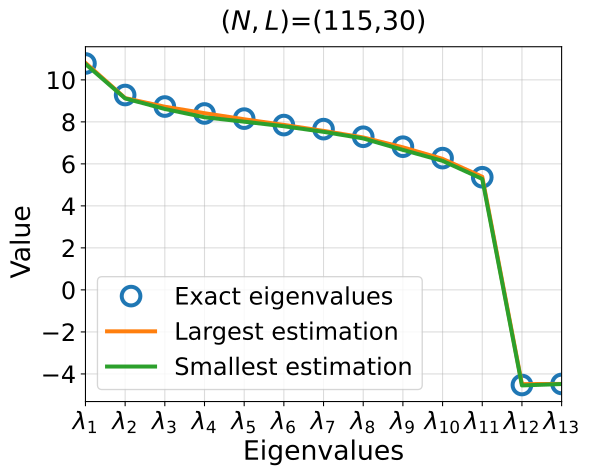

Write Python code to recreate this figure.
import networkx as nx
import seaborn as sns
import matplotlib.pyplot as plt
import numpy as np
from collections import Counter
from sklearn.metrics import accuracy_score
import time
from sklearn.cluster import KMeans
import math
import sys
import os
from scipy.linalg import qr

# getting the name of the directory where the this file is present.
current = os.path.dirname(os.path.realpath(__file__))
print(current)
# Getting the parent directory name where the current directory is present.
parent = os.path.dirname(current)
# adding the parent directory to the sys.path.
sys.path.append(parent)

from load_datasets import karate_club,dolphins,football,polbooks
from utils import eign_computing,SSBM,plot_heatmap,OrderedLabelEncoder,plot_heatmap_triangle,construct_DS_matrix

def check_sign(w2_pre,w2):
    eigen_sign = np.sign(w2_pre) == np.sign(w2)
    eigen_sign = eigen_sign.astype(int)
    eigen_sign[eigen_sign==0] = -1
    # print(eigen_sign)
    return eigen_sign

def Noisy_PM_K2(A,W,L,T,n,w1_t,w2_t):
    # initialization       
    # Power method
    w1 = w1_t.copy()
    w2 = w2_t.copy()
    for t in range(T):
        # calculate u_1 (A u_1)^H u'
        w1 = np.matmul(A,w1)   # A*u1
        lambda1_2 = w1*w1
        for round in range(L):
            lambda1_2 = np.matmul(W,lambda1_2)
        w1 = w1 / np.sqrt(n*lambda1_2)
        lambda1 = np.sqrt(n*lambda1_2)
        
    for t in range(T):
        # compute lambda*u_1*u_1^H u_2
        temp = w1*w2  # element-wise multiplication
        # gossip with DS weight matrix
        for round in range(L):
            temp = np.matmul(W,temp)

        weighted_w1 = lambda1*w1*n*temp
        
        # Do => A u' - lambda_1 u_1 (u_1)^H u' 
        w2_pre = w2.copy()
        w2 = np.matmul(A,w2) - weighted_w1
        eigen_sign = check_sign(w2_pre,w2)
        
        q = w2*w2   # element-wise multiplication
        # gossip with DS weight matrix
        for round in range(L):
            q = np.matmul(W,q) 
        # Normalization
        w2 = w2 / np.sqrt(n*q)
        lambda2 = eigen_sign * np.sqrt(n*q)
 
    lambda_mat = np.hstack((lambda1.reshape(-1,1),lambda2.reshape(-1,1)))

    return w1,w2,lambda_mat

def Compute_next_eigenvector(U,A,W,L,T,w_k,lambda_mat):
    '''
    U: n by k-1 eigenspace
    return n by k eigenspace
    '''
    n = U.shape[0]      # number of nodes
    # initialization
    U_t = U.copy()
    U_weighted = U.copy()
    # Power method
    for t in range(T):
        for index in range(U.shape[1]):
            # compute u_i^H u_k
            U_t[:,index] = U[:,index]*w_k  # element-wise multiplication
            # gossip with DS weight matrix
            for round in range(L):
                U_t[:,index] = np.matmul(W, U_t[:,index])
            U_weighted[:,index] = lambda_mat[:,index]*U[:,index]*n*U_t[:,index]  # element-wise multiplication
        
        # Do : A u' - \sum_i lambda_i u_i (u_i)^H u'
        wk_pre = w_k.copy() 
        w_k = np.matmul(A,w_k) - U_weighted.sum(axis=1)
        eigen_sign = check_sign(wk_pre,w_k)
        
        q = w_k*w_k   # element-wise multiplication
        # gossip with DS weight matrix
        for rou in range(L):
            q = np.matmul(W,q) 
        # Normalization
        w_k = w_k / np.sqrt(n*q)
        lambdak = eigen_sign * np.sqrt(n*q)
      
    V = np.hstack((U,w_k.reshape(-1,1)))
    lambda_new = np.hstack((lambda_mat,lambdak.reshape(-1,1)))
    
    return V,lambda_new

def Myalgo(adj_mat:np.array,T:int,L:int,seed:int,gt, the_num_eigenvectors):
    
    # parameters
    num_nodes = len(adj_mat)
    W = construct_DS_matrix(num_nodes,adj_mat)

    u1_initial = np.random.normal(0, 1/num_nodes, size=(num_nodes))
    u2_initial = np.random.normal(0, 1/num_nodes, size=(num_nodes))
    u1,u2,lambda_mat = Noisy_PM_K2(A = adj_mat,W=W,L=L,T=T,n=num_nodes,w1_t=u1_initial,w2_t=u2_initial)

    U = np.hstack((u1.reshape(-1,1),u2.reshape(-1,1)))
    # print(centroids)
    for i in range(3,the_num_eigenvectors+1):
        print("Computing {} th eigenvecotrs".format(i))
        w_init = np.random.normal(0, 1/num_nodes, size=(num_nodes))
        U,lambda_mat = Compute_next_eigenvector(U=U,A=adj_mat,W=W,L=L,T=T,w_k=w_init,lambda_mat=lambda_mat)
        

    return U, lambda_mat

def find_outlier(data:np.array):
    average = data.mean()
    index = np.argmax(np.abs(data-average))
    outlier = data[index]
    
    return average, outlier,index

# def plot_eigenvalues(centralized, average, outlier,total_num_clusters,name,num_nodes,T,L,save_path):
#     labels  = [r"$\lambda_1$",r"$\lambda_2$",r"$\lambda_3$",r"$\lambda_4$",r"$\lambda_5$",r"$\lambda_6$",
#                r"$\lambda_7$",r"$\lambda_8$",r"$\lambda_9$",r"$\lambda_{10}$",r"$\lambda_{11}$",r"$\lambda_{12}$",r"$\lambda_{13}$"]
#     n = range(1,total_num_clusters+1)
#     plt.figure()
#     plt.plot(n,centralized,"o-",linewidth = 3,markersize=14,markeredgewidth=3,markerfacecolor="none",label="Exact eigenvalues")
#     plt.plot(n,average,"s:",linewidth = 3,markersize=14,markeredgewidth=3,markerfacecolor="none",label="Average of DNPM")
#     plt.plot(n,outlier,"x-.",linewidth = 3,markersize=14,markeredgewidth=3,markerfacecolor="none",label="Outlier of DNPM")
    
#     plt.xlabel(r"Eigenvalues",fontsize = 20,x=0.5,y=-0.125)
#     plt.xlim([1,total_num_clusters])
#     plt.xticks(n,labels,fontsize=18)
#     plt.yticks(fontsize=18)

#     plt.ylabel("Value",fontsize = 20,x=-0.5,y=0.45)
#     plt.title(r"$(N,T,L)$=({},{},{})".format(num_nodes,T,L),fontsize = 20,x=0.5, y=1.025)
#     # plt.title(r'Estimated error of $2^{nd}$ eigenvector',fontsize = 24)
#     # ax.xaxis.set_label_coords(0.5, -0.125)
#     # ax.yaxis.set_label_coords(-0.125, 0.5)
#     plt.grid(alpha=0.45)
#     plt.legend(fontsize=18,loc="lower left")
#     plt.savefig(save_path,bbox_inches='tight')
    
def plot_eigenvalues_range(centralized, lower, upper,the_num_eigenvectors,num_nodes,T,L,save_path):
    labels  = [r"$\lambda_1$",r"$\lambda_2$",r"$\lambda_3$",r"$\lambda_4$",r"$\lambda_5$",r"$\lambda_6$",
               r"$\lambda_7$",r"$\lambda_8$",r"$\lambda_9$",r"$\lambda_{10}$",r"$\lambda_{11}$",r"$\lambda_{12}$",r"$\lambda_{13}$"]
    labels = labels[:the_num_eigenvectors]
    n = range(1,the_num_eigenvectors+1)
    plt.figure()
    plt.plot(n,centralized,"o",linewidth = 3,markersize=14,markeredgewidth=3,markerfacecolor="none",label="Exact eigenvalues")
    plt.plot(n,upper,"-",linewidth = 3,markerfacecolor="none",label=r"Largest estimation")
    plt.plot(n,lower,"-",linewidth = 3,markerfacecolor="none",label=r"Smallest estimation")
    
    plt.xlabel(r"Eigenvalues",fontsize = 20,x=0.5,y=-0.125)
    plt.xlim([1,the_num_eigenvectors])
    plt.xticks(n,labels,fontsize=18)
    plt.yticks(fontsize=18)

    plt.ylabel("Value",fontsize = 20,x=-0.5,y=0.45)
    # plt.title(r"$(N,L)$=({},{})".format(num_nodes,L),fontsize = 20,x=0.5, y=1.025)
    # plt.title(r'Estimated error of $2^{nd}$ eigenvector',fontsize = 24)
    # ax.xaxis.set_label_coords(0.5, -0.125)
    # ax.yaxis.set_label_coords(-0.125, 0.5)
    plt.grid(alpha=0.45)
    plt.legend(fontsize=18,loc="lower left")
    plt.savefig(save_path,bbox_inches='tight')

if __name__ == '__main__':
    
    the_num_eigenvectors =13
    np.random.seed(the_num_eigenvectors)
    
    T = 100
    L = 30
    print(T,L)
    adj , gt = football(False)
    eigenValues, eigenVectors = eign_computing(adj,name="football")
    # print(eigenValues[:the_num_eigenvectors])
    
    eigenValues_sorted = sorted(eigenValues, key=abs,reverse=True)
    # print(eigenValues_sorted)
    sort_index = sorted(range(len(eigenValues)), key=lambda k: np.abs(eigenValues[k]),reverse=True)

    eigenVectors_sorted = eigenVectors[:,sort_index]
    
    U,lambda_mat = Myalgo(adj_mat=adj,T=T,L=L,seed=0,gt=gt, the_num_eigenvectors=the_num_eigenvectors)
    print(lambda_mat[21,:])
    print(U.shape)
    print(eigenVectors_sorted[:,:the_num_eigenvectors].shape)
    error = np.linalg.norm(np.matmul(U,U.T) - np.matmul(eigenVectors_sorted[:,:the_num_eigenvectors],eigenVectors_sorted[:,:the_num_eigenvectors].T))
    print(error)
    
    upper = []
    lower = []
    for i in range(the_num_eigenvectors):
        upp = np.max(lambda_mat[:,i])
        low = np.min(lambda_mat[:,i])
        
        lower.append(low)
        upper.append(upp)
        
    lower= np.array(lower)
    upper = np.array(upper)
    save_path = "football_eigenvalues.eps"
    plot_eigenvalues_range(centralized = eigenValues_sorted[:the_num_eigenvectors], lower = lower, upper = upper,
                           the_num_eigenvectors = the_num_eigenvectors,num_nodes = adj.shape[0],T = T,L=L,save_path = save_path)
    

